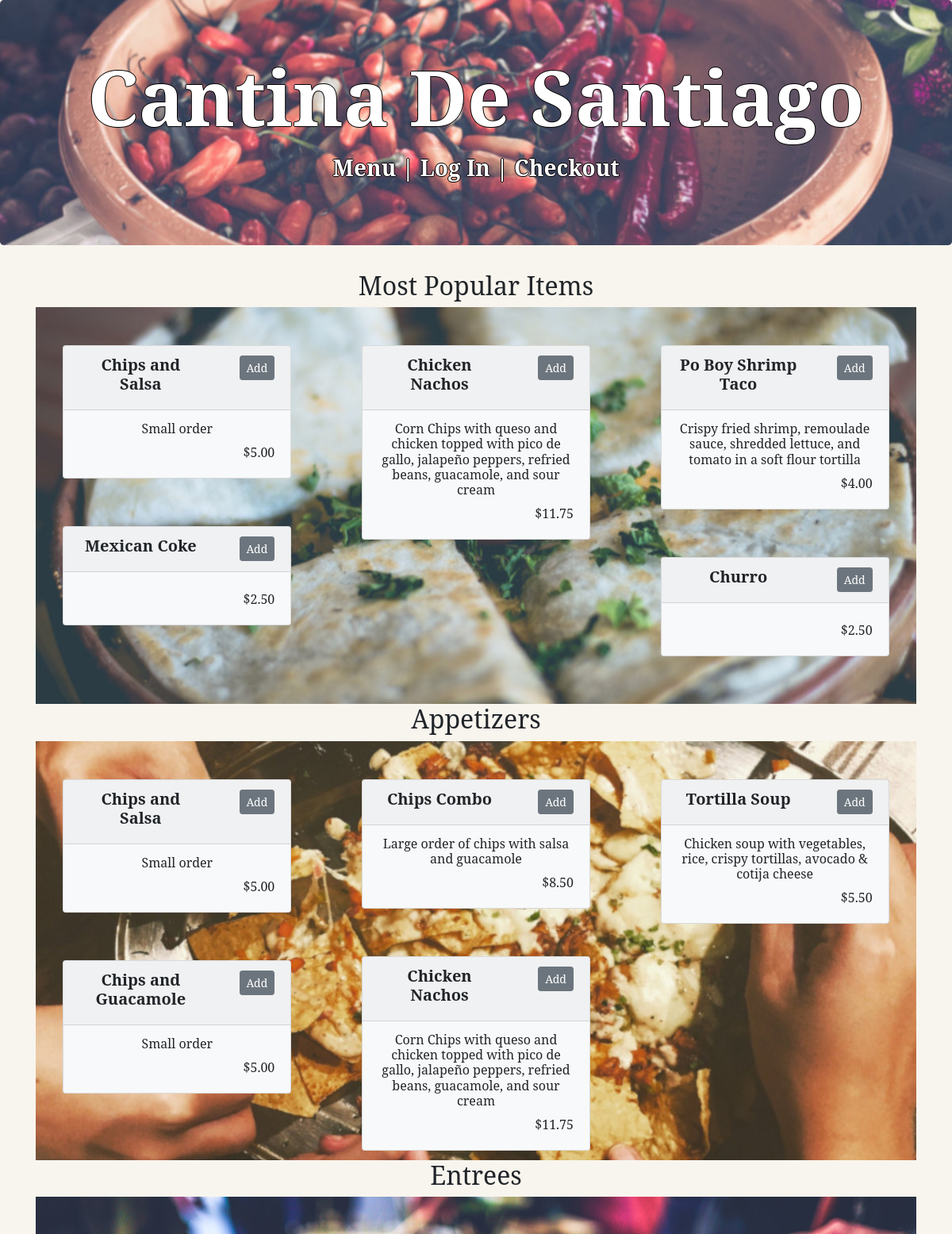
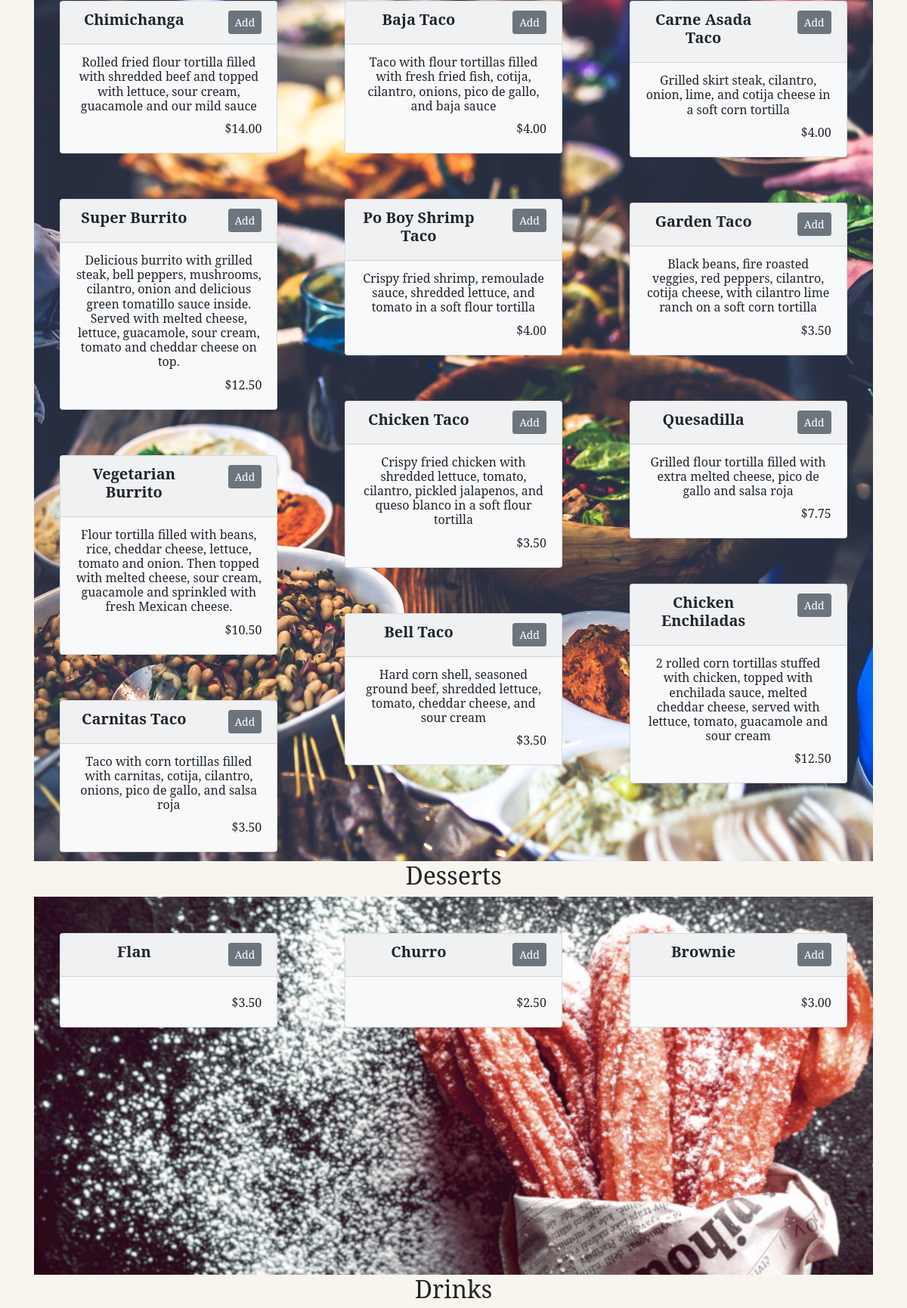
The page /menu (upper part) on the database its author committed (2 pictures, top to bottom).
### models.py (models this page shows, shortened)
class MenuItem(Base):
    __tablename__ = 'menu_item'
    id = Column(Integer, primary_key=True)
    name = Column(String(80), nullable=False)
    course = Column(String(250), nullable=False)
    description = Column(String(250))
    price = Column(String(8), nullable=False)

### application.py (the view)
@app.route('/')
@app.route('/menu')
def show_menu():
    session = connect()
    items = session.query(MenuItem).all()
    top_items = session.query(TopItemView).all()
    title = "Cantina De Santiago"
    try:
        if current_user.admin:
            return render_template('adminMenu.html', items=items,
                                   top_items=top_items, title=title)
        else:
            return render_template('publicMenu.html', items=items,
                                   top_items=top_items, title=title)
    except AttributeError:
        return render_template('publicMenu.html', items=items,
                               top_items=top_items, title=title)

### application.py (called while the page is built)
def connect():
    engine = create_engine('sqlite:///cantinadesantiago.db')
    Base.metadata.bind = engine
    DBSession = sessionmaker(bind=engine)
    session = DBSession()
    return session

### templates/publicMenu.html (shortened to what this page needs)
{% extends "base.html" %}
{% block content %}
    {% if items %}
    <div class="col-md-13">
        <h2>Most Popular Items</h2>
        <div id="top-items" class="card-columns" class="card-columns text-center">
        {% for i in top_items %}
            <div class="card bg-light mt-5" style="max-width: 18rem;">
                <div class="card-header">
                    <div class="row">
                        <div class="col-8">
                            <h5><strong>{{i.name}}</strong></h5>
                        </div>
                        <div class="col" align="right">
                                <a href={{ url_for('add_to_cart', menu_id=i.menu_item_id) }} class="btn btn-secondary btn-sm">Add</a>
                        </div>
                    </div>
                </div>
                <div class="card-body">
                    <h6 class="card-subtitle mb-2">{{i.description}}</h6>
                    <p class="card-text" align="right">${{i.price}}</p>
                </div>
            </div>
        {% endfor %}
        </div>
        <h2>Appetizers</h2>
        <div id="appetizers" class="card-columns text-center">
        {% for i in items %}
            {% if i.course == 'Appetizer' %}
                {% include "menuItemCard.html" %}
            {% endif %}
        {% endfor %}
        </div>
        <h2>Entrees</h2>
        <div id="entrees" class="card-columns text-center">
        {% for i in items %}
            {% if i.course == 'Entree' %}
                {% include "menuItemCard.html" %}
            {% endif %}
        {% endfor %}
        </div>
        <h2>Desserts</h2>
        <div id="desserts" class="card-columns text-center">
        {% for i in items %}
            {% if i.course == 'Dessert' %}
                {% include "menuItemCard.html" %}
            {% endif %}
        {% endfor %}
        </div>
        <h2>Drinks</h2>
    </div>
    {% else %}
        <p>There are currently no menu items available. </p>
    {% endif %}
    <br/><br/>
{% endblock %}

### templates/base.html (shortened to what this page needs)
<!DOCTYPE HTML5>
<html lang="en">
    <head>
        <link rel="stylesheet" href="https://stackpath.bootstrapcdn.com/bootstrap/4.1.3/css/bootstrap.min.css">
        <link rel=stylesheet type=text/css href="{{ url_for('static', filename='styles.css') }}">
    </head>
    <body>
        <div id="outer" style="background-color: #f8f5ee; font-family:'Serif';">
            <div id="title" class="jumbotron text-center" style="background-color: #f8f5ee;">
                <h1><strong>{{ title }}</strong></h1>
                  <p class="lead"><h3><strong>
                    <a href='{{url_for('show_menu')}}'>Menu</a> |
                    {% if current_user.is_anonymous %}
                    <a href='{{url_for('show_login')}}'>Log In</a> |
                    {% else %}
                    <a href='{{url_for('logout')}}'>Log Out</a> |
                    {% endif %}
                    <a href='{{url_for('show_cart')}}'>Checkout</a>
                  </p></h4></strong>
            </div>
            <div class='container text-center'>
            {% block content %}
            {% endblock %}
            </div>
        </div>
    </body>
</html>

### templates/menuItemCard.html
<div class="card bg-light mt-5" style="max-width: 18rem;">
    <div class="card-header">
        <div class="row">
            <div class="col-8">
                <h5><strong>{{i.name}}</strong></h5>
            </div>
            <div class="col" align="right">
                <a href={{ url_for('add_to_cart', menu_id=i.id) }} class="btn btn-secondary btn-sm" >Add</a>
            </div>
        </div>
    </div>
    <div class="card-body">
        <h6 class="card-subtitle mb-2">{{i.description}}</h6>
        <p class="card-text" align="right">${{i.price}}</p>
    </div>
</div>

### static/styles.css (style rules this page uses)
h1 { font-size: 96px; }
#title { background-image:url('banner.jpg'); background-repeat: no-repeat; background-position: center; color: white; font-family:"Serif"; text-shadow: -1px 0 black, 0 1px black, 1px 0 black, 0 -1px black; }
#title a { color:white; }
#top-items { background-image:url('0_top_items.jpg'); background-repeat: no-repeat; background-position: center; min-height: 500px; }
#appetizers { background-image:url('1_appetizers.jpg'); background-repeat: no-repeat; background-position: center; min-height: 500px; }
#entrees { background-image:url('2_entrees.jpg'); background-repeat: no-repeat; background-position: center; min-height: 1000px; }
#desserts { background-image:url('3_desserts.jpg'); background-repeat: no-repeat; background-position: center; min-height: 500px; }

### rows shown on the page
MenuItem: name "Chips and Salsa", description "Small order", price "5.00"
MenuItem: name "Mexican Coke", price "2.50"
MenuItem: name "Chicken Nachos", description "Corn Chips with queso and chicken topped with pico de gallo, jalapeño peppers, refried beans, guacamole, and sour cream", price "11.75"
MenuItem: name "Po Boy Shrimp Taco", description "Crispy fried shrimp, remoulade sauce, shredded lettuce, and tomato in a soft flour tortilla", price "4.00"
MenuItem: name "Churro", price "2.50"
MenuItem: name "Chips and Guacamole", description "Small order", price "5.00"
MenuItem: name "Chips Combo", description "Large order of chips with salsa and guacamole", price "8.50"
MenuItem: name "Tortilla Soup", description "Chicken soup with vegetables, rice, crispy tortillas, avocado & cotija cheese", price "5.50"
MenuItem: name "Chimichanga", description "Rolled fried flour tortilla filled with shredded beef and topped with lettuce, sour cream, guacamole and our mild sauce", price "14.00"
MenuItem: name "Super Burrito", description "Delicious burrito with grilled steak, bell peppers, mushrooms, cilantro, onion and delicious green tomatillo sauce inside. Served with melted cheese, lettuce, guacamole, sour cream, tomato and cheddar cheese on top.", price "12.50"
MenuItem: name "Vegetarian Burrito", description "Flour tortilla filled with beans, rice, cheddar cheese, lettuce, tomato and onion. Then topped with melted cheese, sour cream, guacamole and sprinkled with fresh Mexican cheese.", price "10.50"
MenuItem: name "Carnitas Taco", description "Taco with corn tortillas filled with carnitas, cotija, cilantro, onions, pico de gallo, and salsa roja", price "3.50"
MenuItem: name "Baja Taco", description "Taco with flour tortillas filled with fresh fried fish, cotija, cilantro, onions, pico de gallo, and baja sauce", price "4.00"
MenuItem: name "Chicken Taco", description "Crispy fried chicken with shredded lettuce, tomato, cilantro, pickled jalapenos, and queso blanco in a soft flour tortilla", price "3.50"
MenuItem: name "Bell Taco", description "Hard corn shell, seasoned ground beef, shredded lettuce, tomato, cheddar cheese, and sour cream", price "3.50"
MenuItem: name "Carne Asada Taco", description "Grilled skirt steak, cilantro, onion, lime, and cotija cheese in a soft corn tortilla", price "4.00"
MenuItem: name "Garden Taco", description "Black beans, fire roasted veggies, red peppers, cilantro, cotija cheese, with cilantro lime ranch on a soft corn tortilla", price "3.50"
MenuItem: name "Quesadilla", description "Grilled flour tortilla filled with extra melted cheese, pico de gallo and salsa roja", price "7.75"
MenuItem: name "Chicken Enchiladas", description "2 rolled corn tortillas stuffed with chicken, topped with enchilada sauce, melted cheddar cheese, served with lettuce, tomato, guacamole and sour cream", price "12.50"
MenuItem: name "Flan", price "3.50"
MenuItem: name "Brownie", price "3.00"

### other values the page prints
{{ title }} "Cantina De Santiago"
